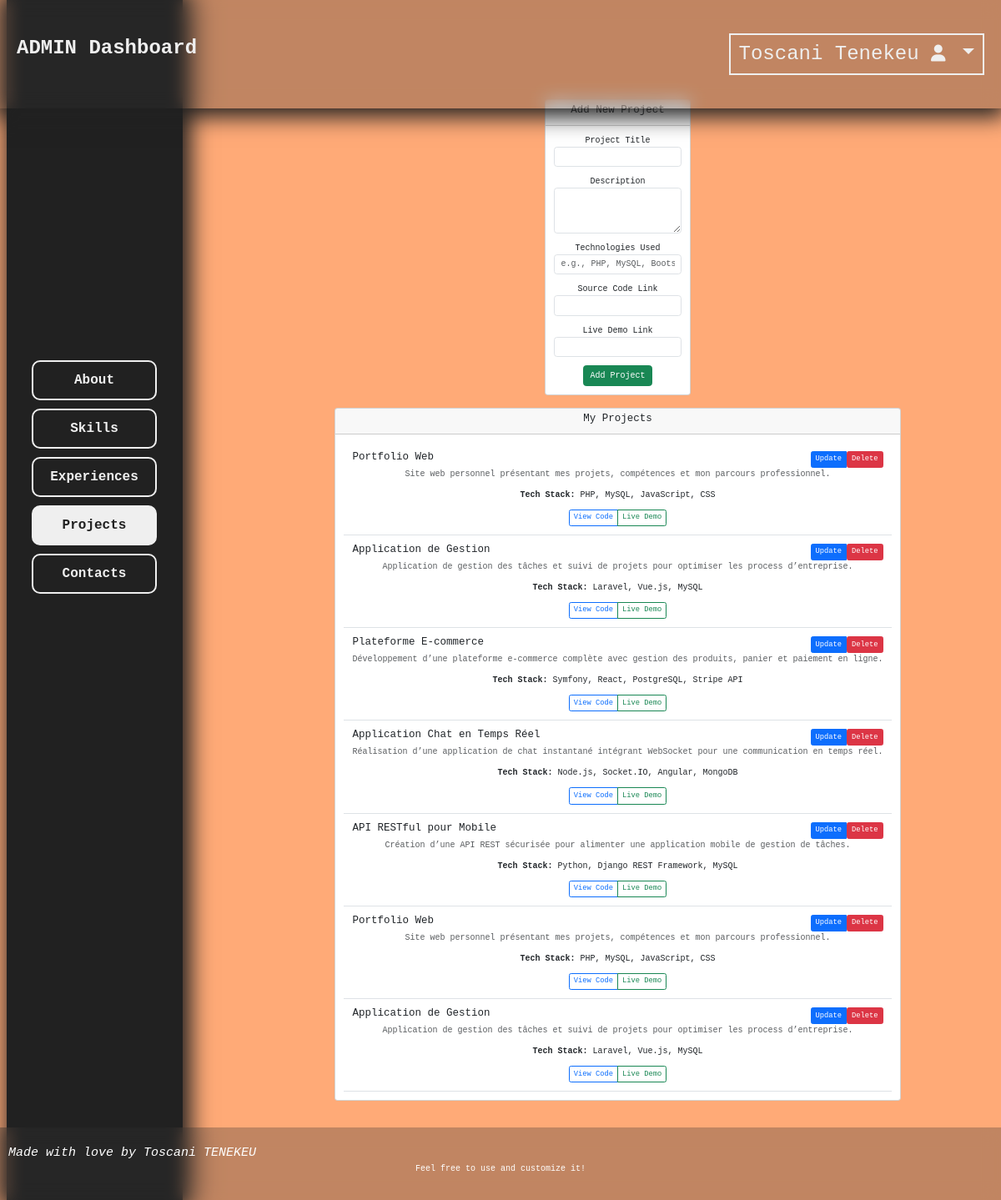
The page /dashboard/views/projects.php (signed in) on the database its author committed.
### tables this page shows
CREATE TABLE `projects` (
  `id` int(11) NOT NULL,
  `user_id` int(11) NOT NULL,
  `title` varchar(100) NOT NULL,
  `description` text NOT NULL,
  `tech_stack` text NOT NULL,
  `soucre_code_link` text NOT NULL,
  `live_demo_link` text NOT NULL,
  `date` timestamp NOT NULL DEFAULT current_timestamp() ON UPDATE current_timestamp()
);

### dashboard/views/projects.php (the view, shortened to what this page needs)
<?php
require '../../db/connection.php';
$user_id = $_SESSION['user_id'];
$stmt = $pdo->prepare("SELECT * FROM projects WHERE user_id = ? ORDER BY date DESC");
$stmt->execute([$user_id]);
$projects = $stmt->fetchAll();
?>
<!DOCTYPE html>
<html lang="en">
<head>
    <link href="https://cdn.jsdelivr.net/npm/bootstrap@5.3.2/dist/css/bootstrap.min.css" rel="stylesheet"
>
    <link rel="stylesheet" href="https://cdnjs.cloudflare.com/ajax/libs/font-awesome/6.4.2/css/all.min.css"
 />
    <link rel="stylesheet" href="../assets/css/main.css">
</head>
<body>
    <header class="header container-fluid">
    <nav class="nav">
            <p>ADMIN Dashboard</p>
            <div class="dropdown">
                <button class="dropdown-toggle user-btn" type="button" id="userMenuButton" data-bs-toggle="dropdown" aria-expanded="false">
                    <span>
                        <?php echo isset($_SESSION['user_full_name']) ? $_SESSION['user_full_name']." "."<i class='fas fa-user' style='font-size: 2rem;'></i>" : "Welcome back !"; ?>
                    </span>
                </button>
            </div>
        </nav>
    </header>
    <main class="main container-fluid">
        <div class="left-side">
            <div class="navigation-link">
                <a href="./main.php">About</a>
                <a href="./skills.php">Skills</a>
                <a href="./experiences.php">Experiences</a>
                <a href="./projects.php" class="active">Projects</a>
                <a href="./contacts.php">Contacts</a>
            </div>
        </div>
        <div class="right-side">
            <div class="card mb-4">
                <div class="card-header">
                    <h5>Add New Project</h5>
                </div>
                <div class="card-body">
                    <form method="POST">
                        <div class="mb-3">
                            <label>Project Title</label>
                            <input type="text" name="title" class="form-control" required>
                        </div>
                        <div class="mb-3">
                            <label>Description</label>
                            <textarea name="description" class="form-control" rows="3" required></textarea>
                        </div>
                        <div class="mb-3">
                            <label>Technologies Used</label>
                            <input type="text" name="tech_stack" class="form-control" required
                                   placeholder="e.g., PHP, MySQL, Bootstrap">
                        </div>
                        <div class="mb-3">
                            <label>Source Code Link</label>
                            <input type="url" name="source_code_link" class="form-control" required>
                        </div>
                        <div class="mb-3">
                            <label>Live Demo Link</label>
                            <input type="url" name="live_demo_link" class="form-control" required>
                        </div>
                        <button type="submit" name="add_project" class="btn btn-success">Add Project</button>
                    </form>
                </div>
            </div>
            <div class="card">
                <div class="card-header">
                    <h5>My Projects</h5>
                </div>
                <div class="card-body">
                    <?php foreach($projects as $project): ?>
                        <div class="project-item border-bottom p-3">
                            <div class="d-flex justify-content-between align-items-start">
                                <h5><?= htmlspecialchars($project['title']) ?></h5>
                                <div class="btn-group">
                                    <button type="button" class="btn btn-primary btn-sm"
                                            onclick='openUpdateProjectModal(<?= json_encode($project) ?>)'>
                                        Update
                                    </button>
                                    <form method="POST" class="d-inline">
                                        <button type="submit" name="delete_project" class="btn btn-danger btn-sm"
                                                onclick="return confirm('Are you sure?')">Delete</button>
                                    </form>
                                </div>
                            </div>
                            <p class="text-muted"><?= htmlspecialchars($project['description']) ?></p>
                            <p><strong>Tech Stack:</strong> <?= htmlspecialchars($project['tech_stack']) ?></p>
                            <div class="btn-group">
                                <a href="<?= htmlspecialchars($project['soucre_code_link']) ?>" class="btn btn-outline-primary btn-sm"
                                   target="_blank">View Code</a>
                                <a href="<?= htmlspecialchars($project['live_demo_link']) ?>" class="btn btn-outline-success btn-sm"
                                   target="_blank">Live Demo</a>
                            </div>
                        </div>
                    <?php endforeach; ?>
                </div>
            </div>
        </div>
    </main>
    <footer class="footer container-fluid">
        <em class="text-white" style="font-size: 1.5rem;">Made with love by Toscani TENEKEU</em>
        <p class="text-white text-center">Feel free to use and customize it!</p>
    </footer>
</body>
</html>

### dashboard/assets/css/main.css (style rules this page uses)
* { padding: 0; margin: 0; box-sizing: border-box; border: 0; text-decoration: none !important; }
html { font-size: 10px !important; }
body { display: flex; background: #FFAA77; height: 100vh; width: auto; flex-direction: column; align-items: center; overflow: auto; font-family: 'Courier New', Courier, monospace; }
.header { padding: 4rem 2rem; width: 100%; background-color: rgba(50, 50, 50, .3) !important; backdrop-filter: blur(10px) !important; box-shadow: 0 5px 25px 5px #212121 !important; position: fixed; z-index: 999; }
.header > .nav { display: flex; flex-direction: row; justify-content: space-between; text-align: center; font-size: x-large; }
.nav p { color: #EFEFEF; font-weight: bold; }
.nav button { color: #EFEFEF; background: transparent; border: 2px solid #EFEFEF; text-align: center; padding: .5rem 1rem; }
.main { flex: 1; display: flex; flex-direction: row; gap: 10rem; }
.main > .left-side { flex: 1; background-color: #212121; box-shadow: 5px 0px 25px 5px #212121 !important; height: 100%; display: flex; align-items: center; justify-content: center; box-sizing: border-box; flex-wrap: wrap; }
.left-side > .navigation-link { position: fixed; background: transparent!; top: 30%; display: flex; flex-direction: column; gap: 1rem; justify-content: space-evenly; }
.navigation-link > a { padding: 1rem 2rem; border-radius: 1rem; background-color: transparent; border: 2px solid #EFEFEF; color: #EFEFEF; font-weight: bold; text-align: center; font-size: medium; }
.main > .right-side { flex: 4; display: flex; justify-content: center; align-items: center; text-align: center; flex-direction: column; flex-wrap: wrap; padding-top: 10%; padding-bottom: 10%; overflow-y: scroll; padding-right: 3rem; }
.navigation-link > .active { background: #EFEFEF; color: #212121; }
.footer { background-color: rgba(50, 50, 50, .3) !important; backdrop-filter: blur(10px) !important; padding: 2rem 1rem; width: 100%; position: fixed; bottom: 0; z-index: 999; }

### rows shown on the page
projects: title "Portfolio Web", description "Site web personnel présentant mes projets, compétences et mon parcours professionnel.", tech_stack "PHP, MySQL, JavaScript, CSS"
projects: title "Application de Gestion", description "Application de gestion des tâches et suivi de projets pour optimiser les process d’entreprise.", tech_stack "Laravel, Vue.js, MySQL"
projects: title "Plateforme E-commerce", description "Développement d’une plateforme e-commerce complète avec gestion des produits, panier et paiement en ligne.", tech_stack "Symfony, React, PostgreSQL, Stripe API"
projects: title "Application Chat en Temps Réel", description "Réalisation d’une application de chat instantané intégrant WebSocket pour une communication en temps réel.", tech_stack "Node.js, Socket.IO, Angular, MongoDB"
projects: title "API RESTful pour Mobile", description "Création d’une API REST sécurisée pour alimenter une application mobile de gestion de tâches.", tech_stack "Python, Django REST Framework, MySQL"
projects: title "Portfolio Web", description "Site web personnel présentant mes projets, compétences et mon parcours professionnel.", tech_stack "PHP, MySQL, JavaScript, CSS"
projects: title "Application de Gestion", description "Application de gestion des tâches et suivi de projets pour optimiser les process d’entreprise.", tech_stack "Laravel, Vue.js, MySQL"

### other values the page prints
$_SESSION['user_full_name'] "Toscani Tenekeu"
